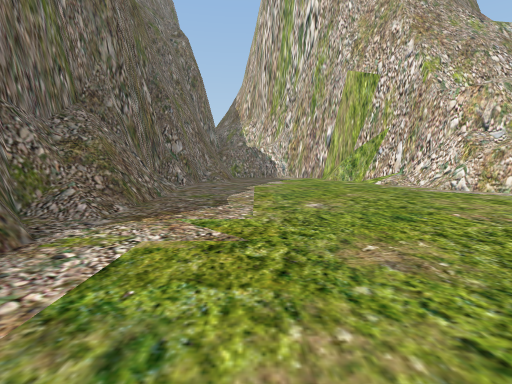
[1] (above)

12 first-person views from a walk through a scene from a Unity 3-D project. The camera is 1.4 m above the floor, tilts 6° down and sees 85° across. The floor is counted in squares, 2 m on a side. Each view is taken from the middle of a square. On the plan, view 1 faces up. The plan holds only what a view shows up to about 9 squares ahead; the rest is blank. The place goes on beyond the plan. Some trees and plants on the terrain are drawn as simple stand-ins. The player character is not drawn. Some animated figures are left out.

[2]
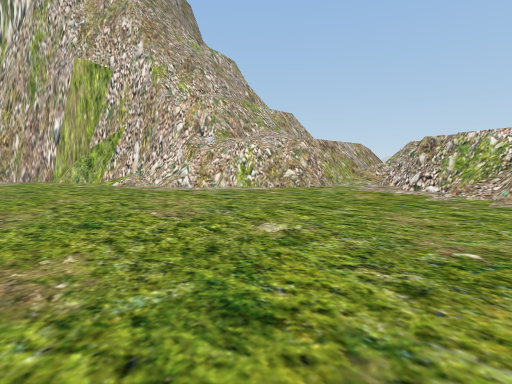

[3]
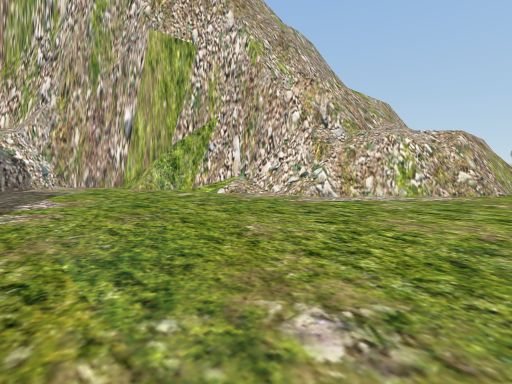

[4]
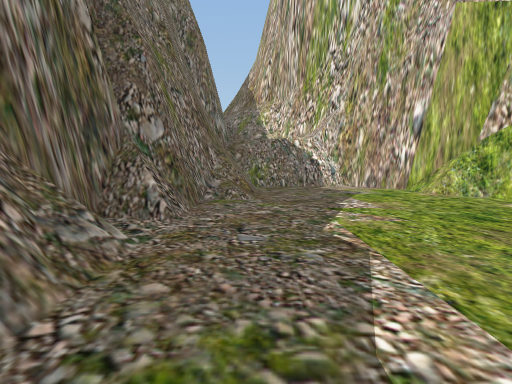

[5]
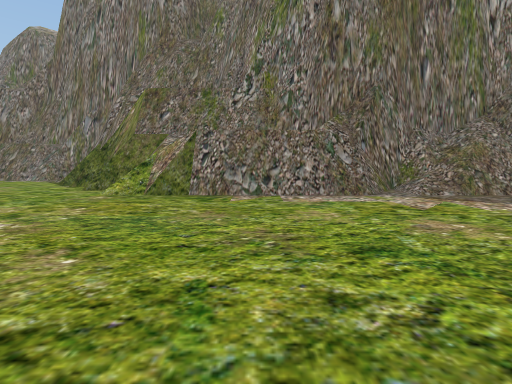

[6]
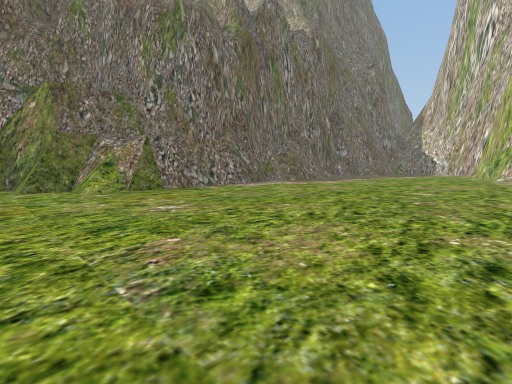

[7]
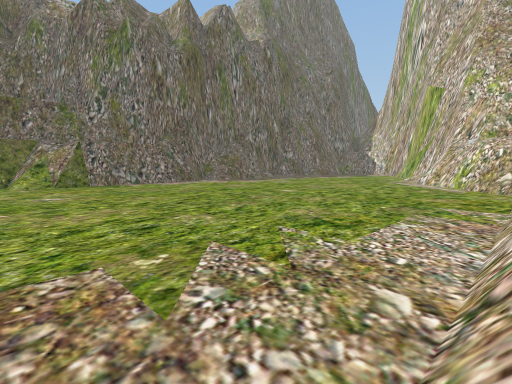

[8]
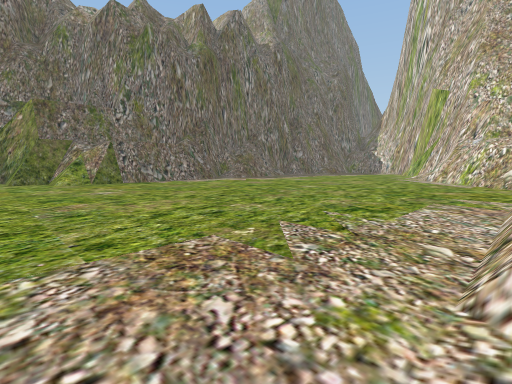

[9]
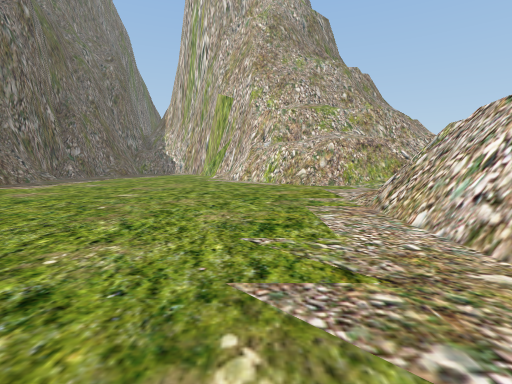

[10]
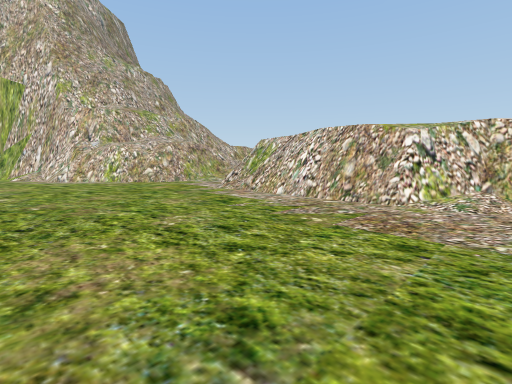

[11]
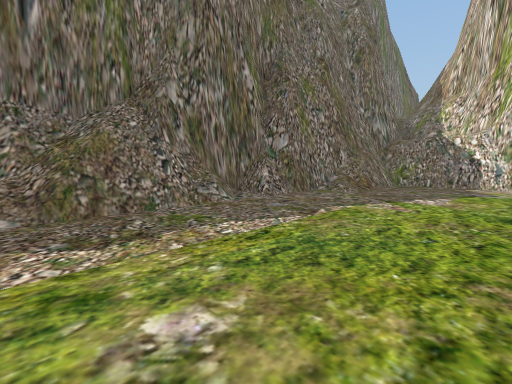

[12]
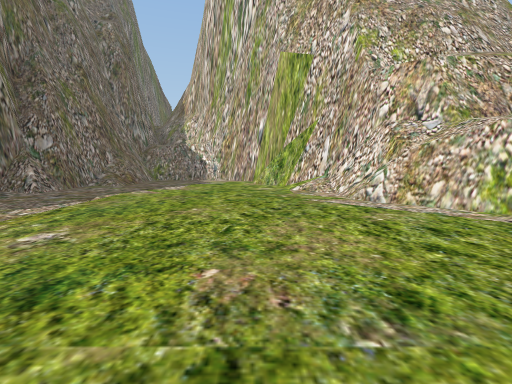

### Floor plan
Key: @ floor where view 1 was taken; # wall or solid block; . floor; / step, stairs or slope; = window, fence, low wall or low ledge; v drop or lower ground.
Columns run from 4 left of view 1 to 9 right of it. Each row starts with its distance up from view 1.
 14    ####
 13   ##..##
 12   ##...##
 11   #....##
 10  ##.....##
  9  ##......##
  8  #.......###
  7 ##........##
  6 #v=........##
  5 ##=.........=#
  4 ##............
  3  #............
  2  ##..........#
  1  ##........./#
  0   #.@.......#=
 -1  ##.........#
 -2  ##.........#
 -3 ##..........##
 -4 ##........../#
 -5 #............#

Where each view was taken, in squares from view 1:
view 1: 0 up, 0 right, facing up
view 2: 0 up, 1 right, facing up-right
view 3: 4 up, 0 right, facing up-right
view 4: 5 up, 1 left, facing up
view 5: 0 up, 4 right, facing left
view 6: 5 down, 5 right, facing up-left
view 7: 4 down, 8 right, facing up-left
view 8: 5 down, 8 right, facing up-left
view 9: 4 down, 6 right, facing up
view 10: 5 down, 3 right, facing up-right
view 11: 4 up, 2 right, facing up-left
view 12: 2 up, 3 right, facing up
